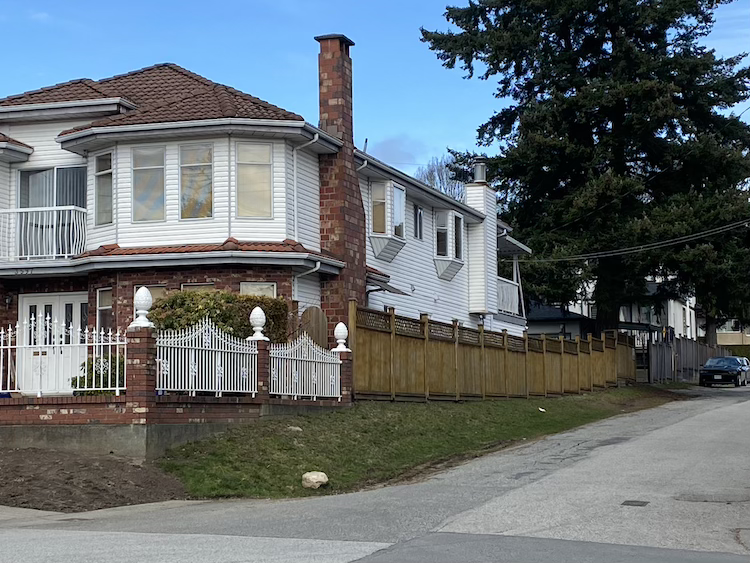
%> input picture S3-im3.png, 750 x 563 px, given in place of S1-im1.png, which was not available
$ octave q4_script.m   (GNU Octave 9; MATLAB toolbox functions it lacks are replaced by stand-ins)
%> lines starting %> are read from the running program, lines starting %| are printed output that depends on the picture; pictures that were not available may be replaced by others from this repository, and a replacement may not be noted
### createPanorama.m
% NOTE: I followed the method and used code shown in [1] (approved by
% Mohammad in discussion forum) to write the 'createPanorama' function

function panorama = createPanorama(imgFiles, fastThreshold, harrisThreshold, ransacConfidence, ransacMaxTrials)
%> called with fastThreshold = 20, harrisThreshold = 200, ransacConfidence = 99.9, ransacMaxTrials = 400
numImages = numel(imgFiles);

    % set up transformation array with identity matrices
    tforms(numImages) = projective2d(eye(3));

    % store img sizes
    imageSize = zeros(numImages,2);
    xlim = zeros(numImages,2);
    ylim = zeros(numImages,2);

    % process first img
    I = imread(imgFiles{1});
%> I is the input picture: size 563x750x3 uint8; mean R, G, B 101, 109.2, 113.3
    if size(I,3) == 3
        Igray = rgb2gray(I);
    else
        Igray = I;
    end
    imageSize(1,:) = size(Igray);

    % detect fastr keypoints and extract surf features
    [~, ~, ~, keypoints_fastr] = my_fastr_detector(imgFiles{1}, 'temp.png', fastThreshold, harrisThreshold);
    [features, validPoints] = extractFeatures(Igray, keypoints_fastr, 'Method', 'SURF');

    prevFeatures = features;
    prevValidPoints = validPoints;

    % loop through rest of imgs
    for n = 2:numImages
        I = imread(imgFiles{n});
        if size(I,3) == 3
            Igray = rgb2gray(I);
        else
            Igray = I;
        end
        imageSize(n,:) = size(Igray);

        % detect fastr keypoints and extract surf features for current img
        [~, ~, ~, keypoints_fastr] = my_fastr_detector(imgFiles{n}, 'temp.png', fastThreshold, harrisThreshold);
        [features, validPoints] = extractFeatures(Igray, keypoints_fastr, 'Method', 'SURF');

        % match features between current and previous img
        indexPairs = matchFeatures(features, prevFeatures, 'Unique', true, 'MatchThreshold', 5);
        matchedPoints = validPoints(indexPairs(:,1));
        matchedPointsPrev = prevValidPoints(indexPairs(:,2));

        % estimate transformation using RANSAC
        tform = estgeotform2d(matchedPoints, matchedPointsPrev, 'projective', ...
                    'Confidence', ransacConfidence, 'MaxNumTrials', ransacMaxTrials);

        % update transformation relative to the first img
        tforms(n) = projective2d(tform.T * tforms(n-1).T);

        % store features for next round
        prevFeatures = features;
        prevValidPoints = validPoints;
    end

    % compute output limits for each transformation
    for i = 1:numImages
        [xlim(i,:), ylim(i,:)] = outputLimits(tforms(i), [1 imageSize(i,2)], [1 imageSize(i,1)]);
    end

    % find center img
    avgXLim = mean(xlim, 2);
    [~, idx] = sort(avgXLim);
    centerIdx = floor((numImages+1)/2);
    centerImageIdx = idx(centerIdx);

    % adjust transformations so centre img is the reference
    Tinv = invert(tforms(centerImageIdx));
    for i = 1:numImages
        tforms(i) = projective2d(Tinv.T * tforms(i).T);
    end

    % recompute output limits
    for i = 1:numImages
        [xlim(i,:), ylim(i,:)] = outputLimits(tforms(i), [1 imageSize(i,2)], [1 imageSize(i,1)]);
    end

    % figure out the size of final panorama
    xMin = min([1; xlim(:)]);
    xMax = max([max(imageSize(:,2)); xlim(:)]);
    yMin = min([1; ylim(:)]);
    yMax = max([max(imageSize(:,1)); ylim(:)]);

    width  = round(xMax - xMin);
    height = round(yMax - yMin);

    % limit pano size
    maxWidth = 5000;  % set maximum width as needed
    maxHeight = 3000; % set maximum height as needed
    width = min(width, maxWidth);
    height = min(height, maxHeight);

    % set up empty panorama
    panorama = zeros([height width 3], 'like', I);

    % define coordinate space for pano
    xLimits = [xMin xMax];
    yLimits = [yMin yMax];
    panoramaView = imref2d([height width], xLimits, yLimits);

    % warp and blend each img into the panorama
    for i = 1:numImages
        I = imread(imgFiles{i});
        warpedImage = imwarp(I, tforms(i), 'OutputView', panoramaView);
        mask = imwarp(true(size(I,1), size(I,2)), tforms(i), 'OutputView', panoramaView);
        panorama = imblend(warpedImage, panorama, mask, 'ForegroundOpacity', 1);
    end

end

### fast_detector.m
function corners = fast_detector(I, t)
%> called with t = 20
    % convert img to double for better precision
    I = double(I);
%> I: size 563x750 double

    % pad the img with a border of 3 pixels to handle the shifting
    I_padded = padarray(I, [3, 3], 'replicate');
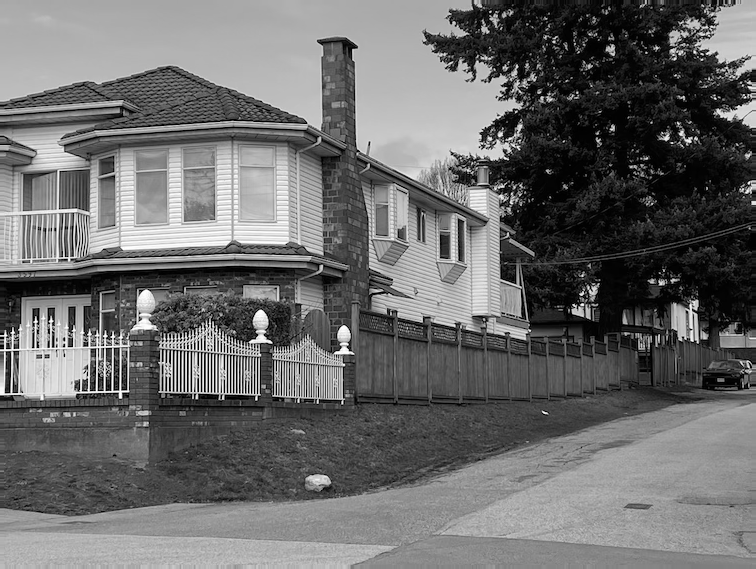
%> I_padded: size 569x756 double; min 0, max 255, mean 107.6

    % get the 16 neighboring pixels using circshift
    % note: given instructor's hint, I found circshift from docs
    N1 = circshift(I_padded, [0,  3]);
    N2 = circshift(I_padded, [1,  3]);
    N3 = circshift(I_padded, [2,  2]);
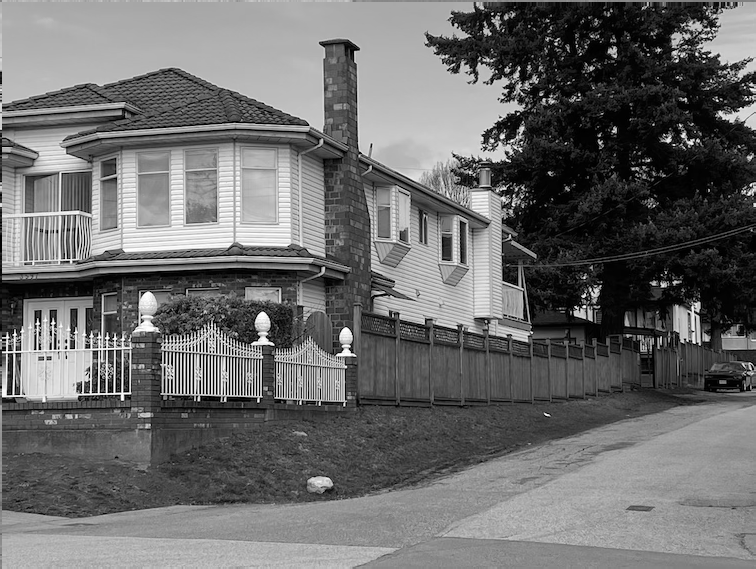
%> N3: size 569x756 double; min 0, max 255, mean 107.6; mean of the top-left, top-right, bottom-left and bottom-right quarters 141.4, 74.5, 108.1, 106.4
    N4 = circshift(I_padded, [3,  1]);
    N5 = circshift(I_padded, [3,  0]);
    N6 = circshift(I_padded, [3, -1]);
    N7 = circshift(I_padded, [2, -2]);
    N8 = circshift(I_padded, [1, -3]);
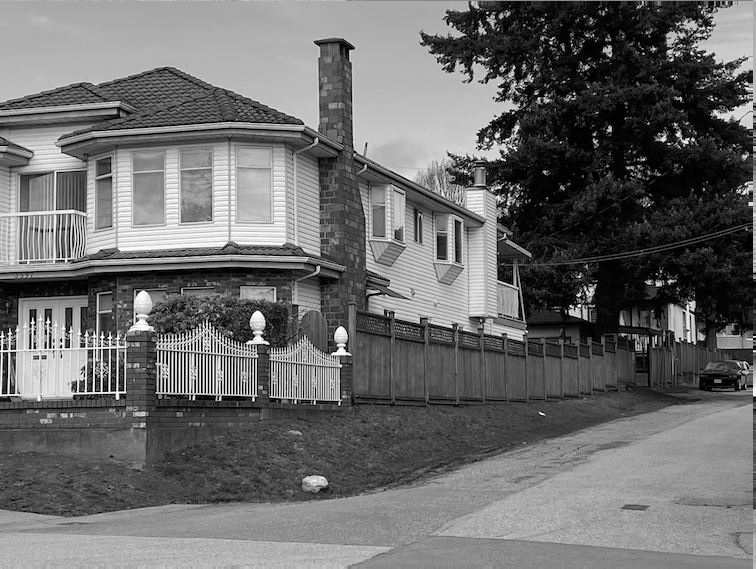
%> N8: size 569x756 double; min 0, max 255, mean 107.6; mean of the top-left, top-right, bottom-left and bottom-right quarters 141.2, 74.1, 108.5, 106.7
    N9 = circshift(I_padded, [0, -3]);
    N10 = circshift(I_padded, [-1, -3]);
    N11 = circshift(I_padded, [-2, -2]);
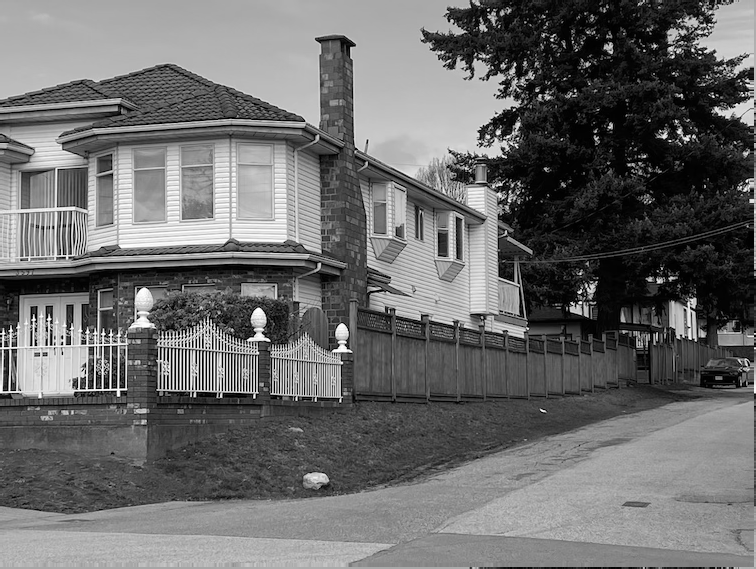
%> N11: size 569x756 double; min 0, max 255, mean 107.6; mean of the top-left, top-right, bottom-left and bottom-right quarters 139.9, 73.8, 109.8, 106.9
    N12 = circshift(I_padded, [-3, -1]);
    N13 = circshift(I_padded, [-3,  0]);
    N14 = circshift(I_padded, [-3,  1]);
    N15 = circshift(I_padded, [-2,  2]);
    N16 = circshift(I_padded, [-1,  3]);
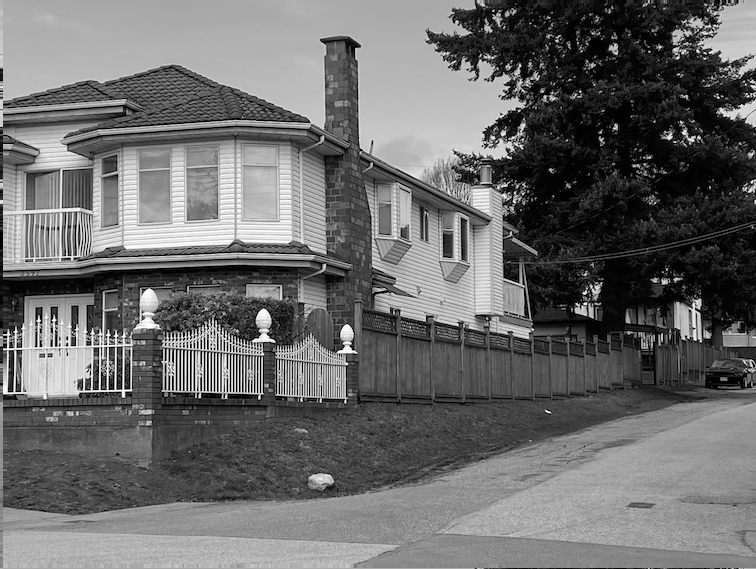
%> N16: size 569x756 double; min 0, max 255, mean 107.6; mean of the top-left, top-right, bottom-left and bottom-right quarters 139.9, 74.3, 109.5, 106.8

    % stack all neighbor imgs into a 3d array
    % note: i decided to use a 3d array because i wanted to compare each pixel with all 16 of its neighbors at once.
    % if we kept them as separate 2d matrices, we’d have to write 16 separate comparisons, which is messy and tedious.

    neighbors = cat(3, N1, N2, N3, N4, N5, N6, N7, N8, N9, N10, N11, N12, N13, N14, N15, N16);

    % replicate the original pixel intensities for comparison
    I_rep = repmat(I_padded, [1, 1, 16]);

    % create masks for pixels that are much brighter or much darker than the candidate pixel
    brighter = neighbors > (I_rep + t);
    darker   = neighbors < (I_rep - t);

    % extend masks to check for contiguous pixels
    brighter_ext = cat(3, brighter, brighter(:, :, 1:11));
    darker_ext   = cat(3, darker, darker(:, :, 1:11));

    % use convolution with 1x1x12 kernel to see if there are 12 contiguous pixels
    kernel = ones(1, 1, 12);
    sum_brighter = convn(brighter_ext, kernel, 'same');
    sum_darker   = convn(darker_ext, kernel, 'same');

    % store pixel if there is any contiguous group of 12 pixels that are all brighter / darker
    corners_padded = any(sum_brighter == 12, 3) | any(sum_darker == 12, 3);
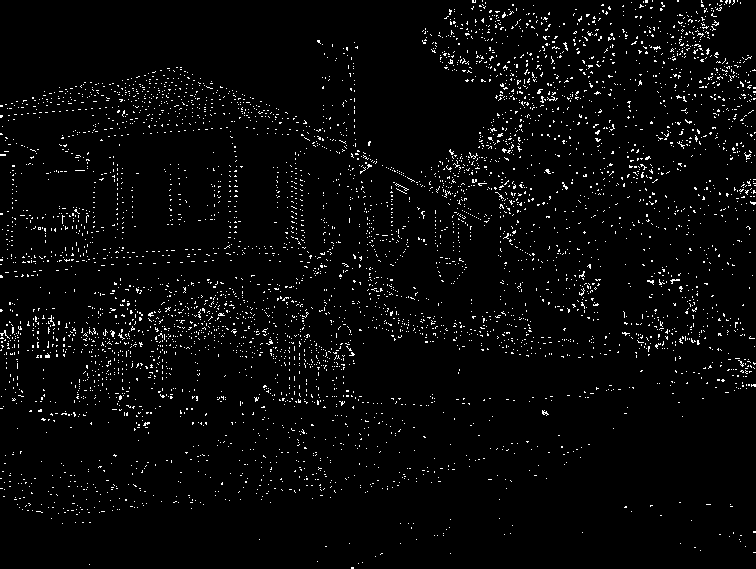
%> corners_padded: size 569x756 logical; 3.1% white in thin lines or dots

    % remove the padded border to get the final corner mask in the original size
    corners = corners_padded(4:end-3, 4:end-3);
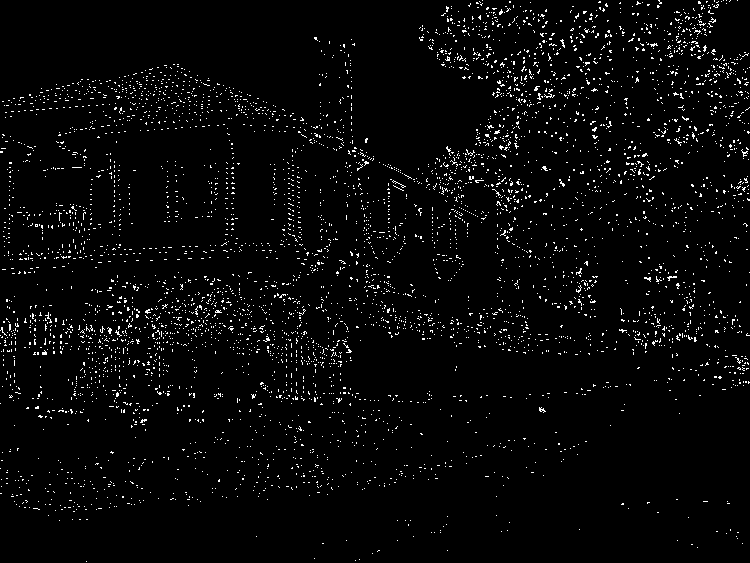
%> corners: size 563x750 logical; 3.1% white in thin lines or dots
end

### my_fastr_detector.m
function [fast_time, fastr_time, keypoints_fast, keypoints_fastr] = my_fastr_detector(input_image, output_image, fast_threshold, harris_threshold)
    % read and preprocess img
    I = imread(input_image);
    if size(I, 3) == 3
       I_gray = rgb2gray(I);
    else
       I_gray = I;
    end

    % fast detection (timed)
    tic;
    corners_fast = fast_detector(I_gray, fast_threshold);
    fast_time = toc;
    [rows_fast, cols_fast] = find(corners_fast);
%> rows_fast = 12987 values from 1 to 562; cols_fast = 12987 values from 1 to 750
    % store FAST keypoints as cornerPoints
    keypoints_fast = cornerPoints([cols_fast, rows_fast]);
%> keypoints_fast = 12987 points; strongest (x, y): (1, 152), (1, 153), (1, 331), (1, 336), (1, 344)

    % compute sobel gradients
    I_double = double(I_gray);
%> the run ends on the next line
    [Ix, Iy] = imgradientxy(I_double);

    % compute harris measure for each feature
    k = 0.04; % harris detector parameter
    gaus = fspecial('gaussian', 5, 1);
    Sx2 = imfilter(Ix.^2, gaus);
    Sy2 = imfilter(Iy.^2, gaus);
    Sxy = imfilter(Ix.*Iy, gaus);

    % compute the Harris corner response over entire img
    Harris_response = Sx2 .* Sy2 - Sxy.^2 - k * (Sx2 + Sy2).^2;
    tic;
    % extract response values at the FAST feature locations
    R_vals = Harris_response(sub2ind(size(Harris_response), rows_fast, cols_fast));
    valid_idx = find(R_vals >= harris_threshold);
    fastr_time = toc;
    fastR_rows = rows_fast(valid_idx);
    fastR_cols = cols_fast(valid_idx);

    % store FASTR keypoints as cornerPoints
    keypoints_fastr = cornerPoints([fastR_cols, fastR_rows]);

    % overlay FASTR points on img
    if size(I,3) == 1
       I_rgb = repmat(I, [1 1 3]);
    else
       I_rgb = I;
    end
    for i = 1:length(fastR_rows)
       I_rgb(fastR_rows(i), fastR_cols(i), :) = [255, 0, 0];
    end
    imwrite(I_rgb, output_image);
end

### q4_script.m
% set fastr detector parameters
fastThreshold = 20;
harrisThreshold = 200;

% set ransac parameters for fastr
ransacConfidence = 99.9;
ransacMaxTrials = 400;

% define image sets (each set has two images)
S1 = {'S1-im1.png', 'S1-im2.png'};
S2 = {'S2-im1.png', 'S2-im2.png'};
S3 = {'S3-im1.png', 'S3-im2.png'};
S4 = {'S4-im1.png', 'S4-im2.png'};

% make panoramas using only fastr keypoints
panoramaS1 = createPanorama(S1, fastThreshold, harrisThreshold, ransacConfidence, ransacMaxTrials);

$ run again, on S3-im4.png
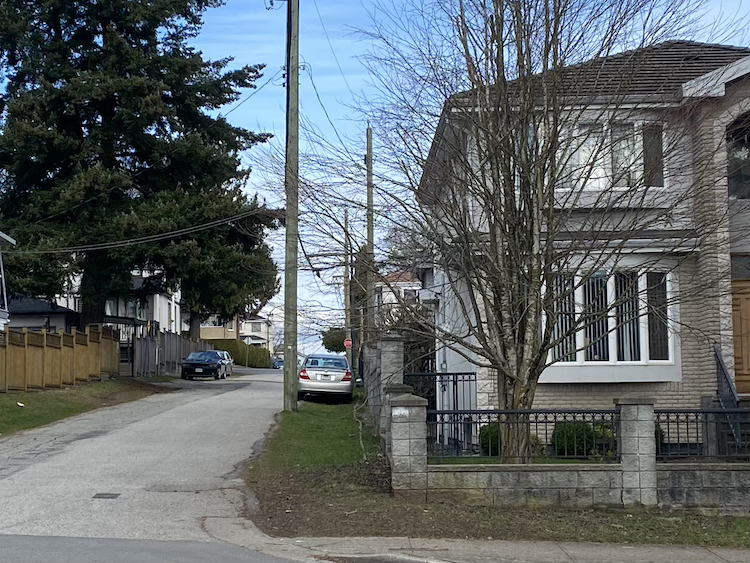
%> input picture S3-im4.png, 750 x 563 px, given in place of S1-im1.png, which was not available
%> in createPanorama, I is the input picture: size 563x750x3 uint8; mean R, G, B 95.5, 102.2, 104.1
%> I: size 563x750 double
%> in fast_detector, `corners_padded = any(sum_brighter == 12, 3) | any(sum_darker == 12, 3);`:
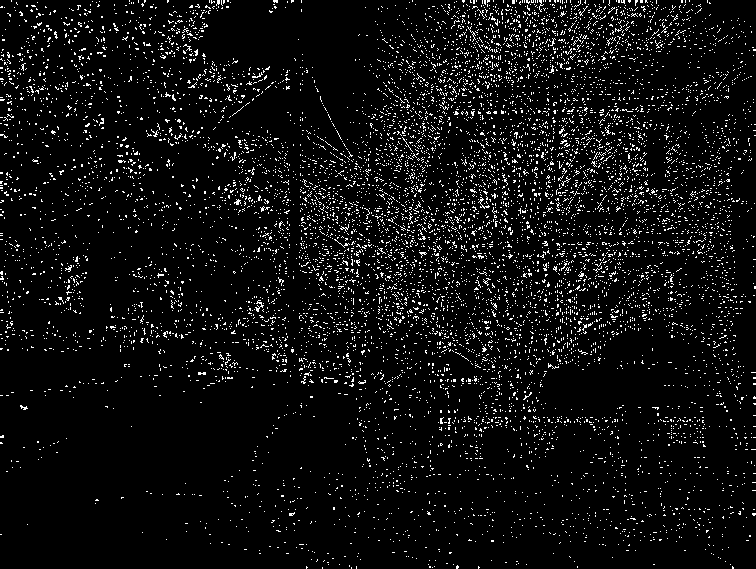
%> corners_padded: size 569x756 logical; 5.8% white in thin lines or dots
%> in fast_detector, `corners = corners_padded(4:end-3, 4:end-3);`:
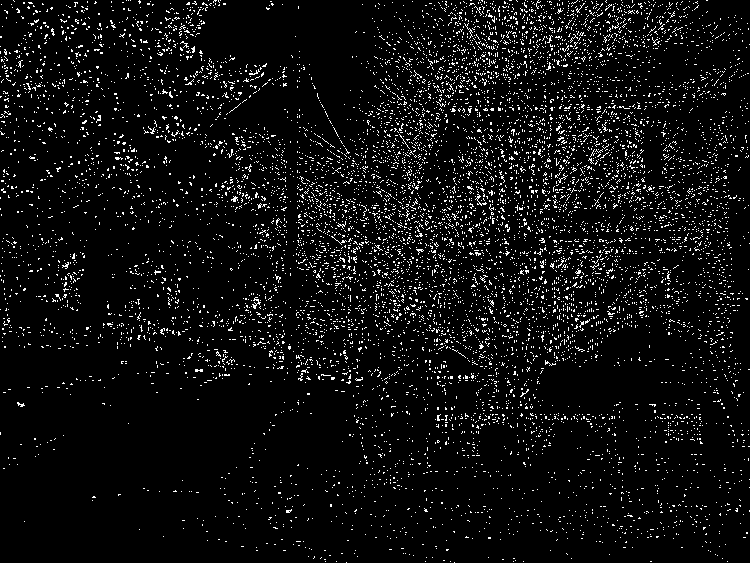
%> corners: size 563x750 logical; 5.8% white in thin lines or dots
%> rows_fast = 24507 values from 1 to 563; cols_fast = 24507 values from 1 to 750
%> keypoints_fast = 24507 points; strongest (x, y): (1, 37), (1, 38), (1, 47), (1, 52), (1, 53)

$ run again, on S4-im3.png
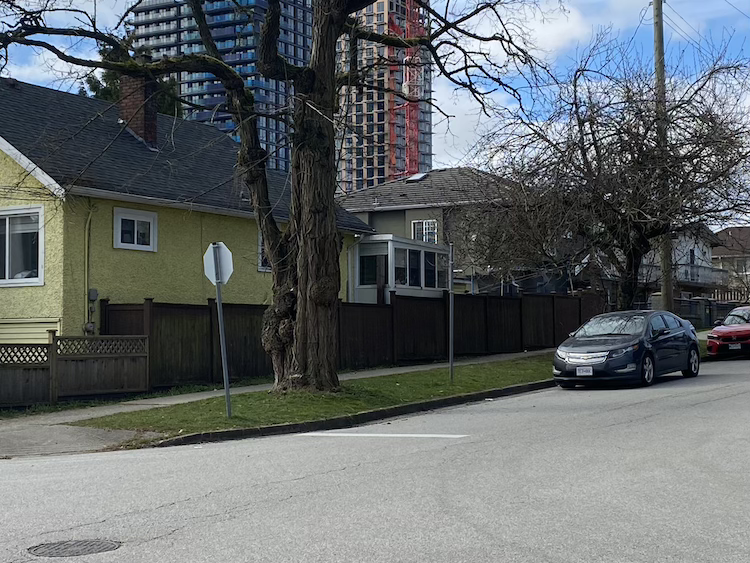
%> input picture S4-im3.png, 750 x 563 px, given in place of S1-im1.png, which was not available
%> in createPanorama, I is the input picture: size 563x750x3 uint8; mean R, G, B 99.9, 105.2, 107.1
%> I: size 563x750 double
%> in fast_detector, `corners_padded = any(sum_brighter == 12, 3) | any(sum_darker == 12, 3);`:
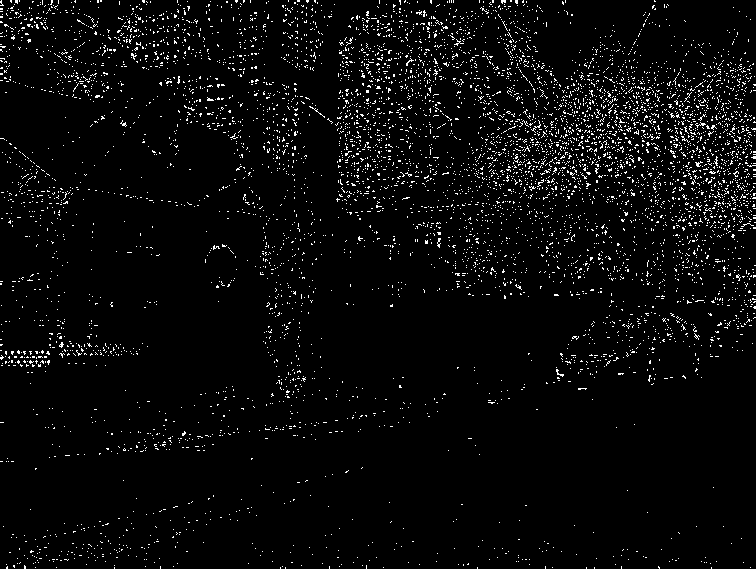
%> corners_padded: size 569x756 logical; 3.8% white in thin lines or dots
%> in fast_detector, `corners = corners_padded(4:end-3, 4:end-3);`:
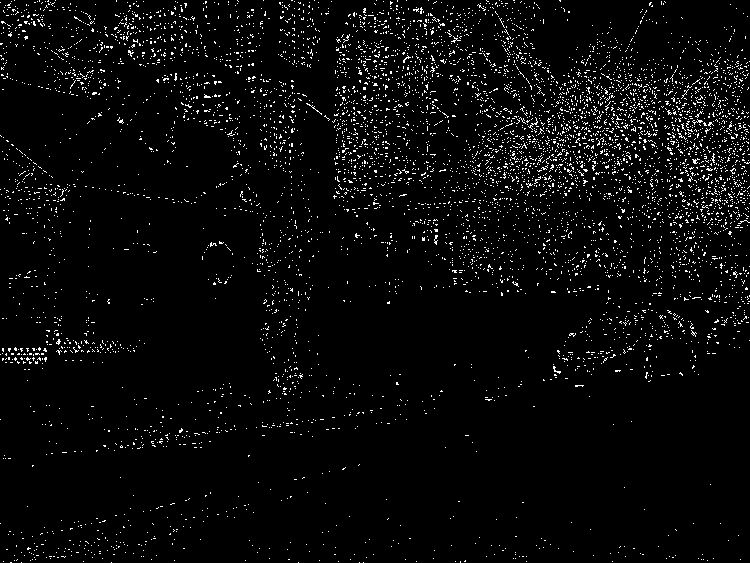
%> corners: size 563x750 logical; 3.7% white in thin lines or dots
%> rows_fast = 15622 values from 1 to 563; cols_fast = 15622 values from 1 to 750
%> keypoints_fast = 15622 points; strongest (x, y): (1, 3), (1, 44), (1, 45), (1, 56), (1, 136)
